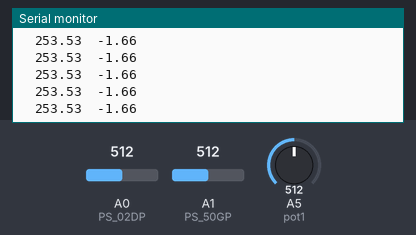
Recording of a sketch running on a simulated Arduino Uno, built with avr-gcc and run on an emulated ATmega328P. Parts: the last lines printed to the serial monitor. Inputs (shaded band) come from the test bench; at power-on: A0 (PS_02DP) = 512, A1 (PS_50GP) = 512, A5 (pot1) = 512.

Above: at 1.2 s.
1.3 s: A0 (PS_02DP) set to 350
At 2.1 s:
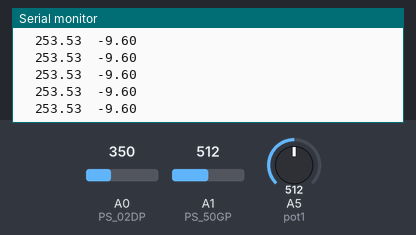
2.8 s: A0 (PS_02DP) set to 333
At 3.5 s:
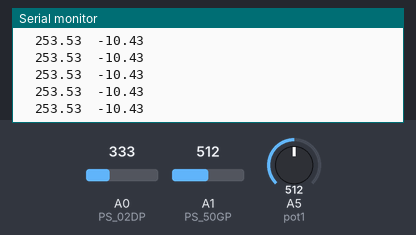
5.8 s: A1 (PS_50GP) set to 237
At 6.9 s:
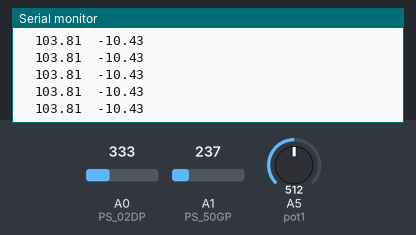
7.3 s: A1 (PS_50GP) set to 217
At 7.9 s:
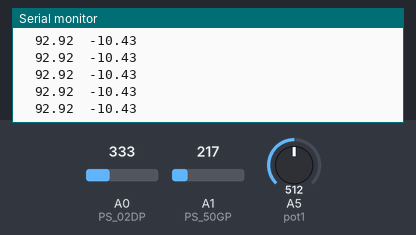
Timing chart, 0 to 10.3 s (numbered marks = the images above; inputs shaded):
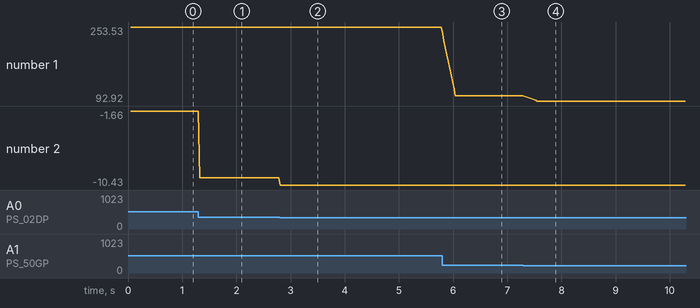

Measured:
- after the input at 1.3 s, the serial monitor: prints a new line at once (image 1)
- after the input at 2.8 s, the serial monitor: prints a new line at once (image 2)
- after the input at 5.8 s, the serial monitor: prints a new line at once (image 3)
- after the input at 7.3 s, the serial monitor: prints a new line at once (image 4)
- plotted number 1: 253.53 → 103.81 after the input at 5.8 s, 103.81 → 92.92 after the input at 7.3 s
- plotted number 2: -1.66 → -9.6 after the input at 1.3 s, -9.6 → -10.43 after the input at 2.8 s

The sketch:

BlowerDAC.ino
```cpp
// Blower is operated using potenio meter on A5
// Setting of MPC4725 is in the range of  0 -- 4095


#include <Wire.h>
#include <Adafruit_MCP4725.h>
#include "RunningAverage.h"

Adafruit_MCP4725 BlowerDAC;
RunningAverage myRA(10);

const int pot1=A5;
const int PS_50GP = A1; // Pressure sensor gaure
const int PS_02DP = A0; //
const float Vref = 5.0; // Analog referance voltage
const float adc2V = 0.0049; //on scale of 0-5VDC
int N = 20; //no for samplese to calculate offser
float Vos50=0.227;
float Vos02=2.675;
float vout;
float SV ;
float Pr50GP; //P in cm of H2o
float avgPr50;// Pr avrage
float Pr02DP; //P in cm of H2o
int pot1val=0; //potentiometer value
int dacVal=0;

void setup() {
  // put your setup code here, to run once:
  Serial.begin(9600);
  Serial.println(" File Blower ADC");
  BlowerDAC.begin(0x64);
  myRA.clear(); // explicitly start clean
  Serial.println("\n millSec \tGP cmH2o \t Dpff h20");

}

void loop() {

  pot1val=analogRead(pot1);             // Read Pot Data
  dacVal=map(pot1val,0,1023, 0,  4095); //Scale
  BlowerDAC.setVoltage(0,false);
  //Serial.print(pot1val);Serial.print("\t");Serial.println(dacVal);


  // Read Sensor Data
  SV = analogRead(PS_50GP) * adc2V;
  vout = SV - Vos50;
  Pr50GP = (vout /.09)*10; //Vref*0.018=0.09; 0.018 is slope of voltage to pr graph (Kpa)
   myRA.addValue(Pr50GP);
   avgPr50 = myRA.getAverage();
  SV= analogRead(PS_02DP) * adc2V;
  vout=SV- Vos02;
  Pr02DP=(vout/1)*10;

  //Serial.print(millis());
  Serial.print("\t");    Serial.print(avgPr50);Serial.print("\t");Serial.println(Pr02DP);
   delay(25);

}
```
